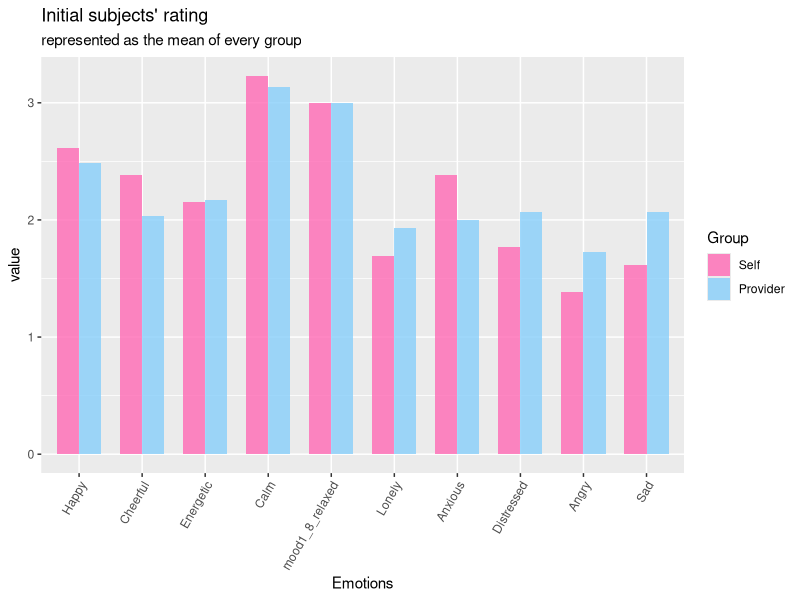
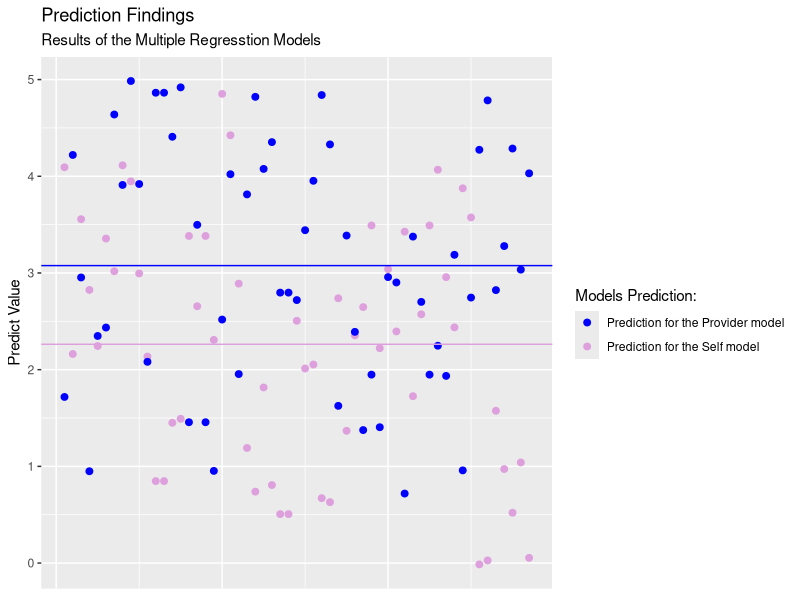

These figures' R source, in order:
## ---- chunk 1
library(knitr)
library(tidyverse)
library(broom)
library(htmltools)
library(dplyr)
library(ggplot2)
library(tibble)
library(cowplot)
library(class)
library(rpart)
library(car)
## ---- chunk 2
data_self <-read.csv("MTurkself.csv", header=TRUE, stringsAsFactors=FALSE)
data_provider <-read.csv("MTurkProvider.csv", header=TRUE, stringsAsFactors=FALSE)
names(data_provider)[1]<-"Session"
## ---- chunk 3
self_session1 <- data_self %>% filter(Session == "1")##select first week
self_session1<-subset(self_session1, select=mood1_1_angry:mood1_10_energetic)##select emotion columns
self_session1<-sapply(self_session1,FUN=mean)

provider_session1 <- data_provider %>% filter(Session == "1")##select first week
provider_session1<-subset(provider_session1, select=mood1_1_angry:mood1_10_energetic)##select emotion columns
provider_session1<-sapply(provider_session1,FUN=mean)

df_all <- cbind(self_session1,provider_session1)
df_all <- data.frame(df_all)
df_all <- rownames_to_column(df_all,var="emotions")
df_all <-pivot_longer(df_all,cols = ends_with("session1"))
df_all$emotions <- factor(df_all$emotions,levels = c("mood1_2_happy", "mood1_5_cheerful","mood1_10_energetic","mood1_6_calm", "mood1_8_relaxed","mood1_9_lonely","mood1_3_anxious","mood1_4_distressed","mood1_1_angry","mood1_7_sad"))

ggplot(df_all, aes( y= value , fill = name,x=emotions)) + 
    geom_bar(position="dodge", stat="identity",alpha = 0.8,width = 0.7)+ labs(title = "Initial subjects' rating",subtitle = "represented as the mean of every group",
    x = 'Emotions',y='value') +
scale_fill_manual(labels = c("Self", "Provider"),values = c("self_session1" = "lightskyblue","provider_session1" = "hotpink"))+  theme(axis.text.x = element_text(angle = 60 ,hjust=1))+ scale_x_discrete(labels=c("mood1_2_happy" = "Happy", "mood1_5_cheerful" = "Cheerful","mood1_10_energetic" = "Energetic","mood1_6_calm" = "Calm","mood1_8_rel2axed" = "Relaxed","mood1_9_lonely" = "Lonely","mood1_3_anxious" = "Anxious","mood1_4_distressed" = "Distressed","mood1_1_angry" = "Angry","mood1_7_sad" = "Sad"))+ guides(fill=guide_legend(title="Group"))

## ---- chunk 4
positive_self_before <- data_self %>% filter(Session == "1" | Session == "2") %>%distinct(id,.keep_all = TRUE)
positive_self_before <- subset(positive_self_before, select= c("id","mood1_2_happy","mood1_5_cheerful","mood1_6_calm","mood1_8_relaxed","mood1_10_energetic"))

positive_self_after <- data_self %>% filter(Session == "8") 
positive_self_after<-subset(positive_self_after, select= c("id","mood2_2_happy","mood2_5_cheerful","mood2_6_calm","mood2_8_relaxed","mood2_10_energetic"))

positive_self_after <- data.frame(id=positive_self_after[,1], mean_after =rowMeans(positive_self_after[,2:6]))

self_positive <- inner_join(positive_self_before, positive_self_after, by = "id") 
self_positive <- data.frame(self_positive)
names(self_positive)[7] <- "mean_after"



## ---- chunk 5

set.seed(1000)
dt_self = sort(sample(nrow(self_positive),nrow(self_positive)*0.7))
train_self <- self_positive[dt_self,]
test_self <- self_positive[-dt_self,]


names(train_self)[2] <- "happy"
names(train_self)[3] <- "cheerful"
names(train_self)[4] <- "calm"
names(train_self)[5] <- "relaxed"
names(train_self)[6] <- "energetic"

names(test_self)[2] <- "happy"
names(test_self)[3] <- "cheerful"
names(test_self)[4] <- "calm"
names(test_self)[5] <- "relaxed"
names(test_self)[6] <- "energetic"

positive_self_reg <-  lm( mean_after ~  happy + cheerful + calm + relaxed + energetic ,data = train_self)
summary(positive_self_reg)


prediction_self <- predict(positive_self_reg,test_self)
test_self["predict"] <- prediction_self
## ---- chunk 6
MSE_Self = (mean(test_self$mean_after - test_self$predict)^2)
MSE_Self
## ---- chunk 7
confint(positive_self_reg,level = 0.95)
## ---- chunk 8
positive_provider_before <- data_provider %>% filter(Session == "1" | Session == "2") %>%distinct(id,.keep_all = TRUE)
positive_provider_before <- subset(positive_provider_before, select= c("id","mood1_2_happy","mood1_5_cheerful","mood1_6_calm","mood1_8_relaxed","mood1_10_energetic"))

positive_provider_after <- data_provider%>% filter(Session == "8")%>% select(c("id","mood1_2_happy","mood1_5_cheerful","mood1_6_calm","mood1_8_relaxed","mood1_10_energetic"))

positive_provider_after <- data.frame(id=positive_provider_after[,1], mean_after =rowMeans(positive_provider_after[,2:6]))


provider_positive <- inner_join(positive_provider_before, positive_provider_after, by = "id") 
provider_positive <- data.frame(provider_positive)
names(provider_positive)[7] <- "mean_after"

## ---- chunk 9
set.seed(1000)
dt_provider = sort(sample(nrow(provider_positive),nrow(provider_positive)*0.7))
train_provider <- provider_positive[dt_provider,]
test_provider <- provider_positive[-dt_provider,]

names(train_provider)[2] <- "happy"
names(train_provider)[3] <- "cheerful"
names(train_provider)[4] <- "calm"
names(train_provider)[5] <- "relaxed"
names(train_provider)[6] <- "energetic"

names(test_provider)[2] <- "happy"
names(test_provider)[3] <- "cheerful"
names(test_provider)[4] <- "calm"
names(test_provider)[5] <- "relaxed"
names(test_provider)[6] <- "energetic"

positive_provider_reg <-  lm( mean_after ~  happy + cheerful + calm + relaxed + energetic ,data = train_provider)
summary(positive_provider_reg)

prediction_provider <- predict(positive_provider_reg,test_provider)
test_provider["predict"] <- prediction_provider

## ---- chunk 10
MSE_provider = (mean(test_provider$mean_after - test_provider$predict)^2)
MSE_provider

vif( mod = positive_self_reg )
## ---- chunk 11
confint(positive_provider_reg,level = 0.95)
## ---- chunk 12
data_ques <- read.csv("ControlGroup.csv")
## ---- chunk 13
only_positive_self <- data.frame(data_ques %>%
                              select("id","happy","cheerful","calm","relaxed","energetic"))


prediction_ques_self <- predict(positive_self_reg,only_positive_self)
only_positive_self["predict_self"] <- prediction_ques_self
## ---- chunk 14
only_positive_provide <- data.frame(data_ques %>%
                              select("id","happy","cheerful","calm","relaxed","energetic"))

prediction_ques_prov <- predict(positive_provider_reg,only_positive_provide)
only_positive_provide["predict_prov"] <- prediction_ques_prov

## ---- chunk 15
new_data <- inner_join(only_positive_self, only_positive_provide, by = "id")
mean_prov <- mean(new_data$predict_prov) 
mean_self <- mean(new_data$predict_self)

new_data <- new_data%>%
  select("id","predict_self","predict_prov") %>% pivot_longer(cols=starts_with("predict"))
## ---- chunk 16
ggplot() + geom_point(data= new_data, aes(x=id, y=value, colour=name),size=2) + theme(axis.title.x=element_blank(),axis.text.x=element_blank(), axis.ticks.x=element_blank()) + labs(y="Predict Value", title="Prediction Findings", subtitle="Results of the Multiple Regresstion Models") + scale_colour_manual(name="Models Prediction:",values = c("blue","plum" ), labels=c("Prediction for the Provider model","Prediction for the Self model")) + geom_hline(yintercept = mean_prov, color='blue') + geom_hline(yintercept = mean_self, color='plum')

